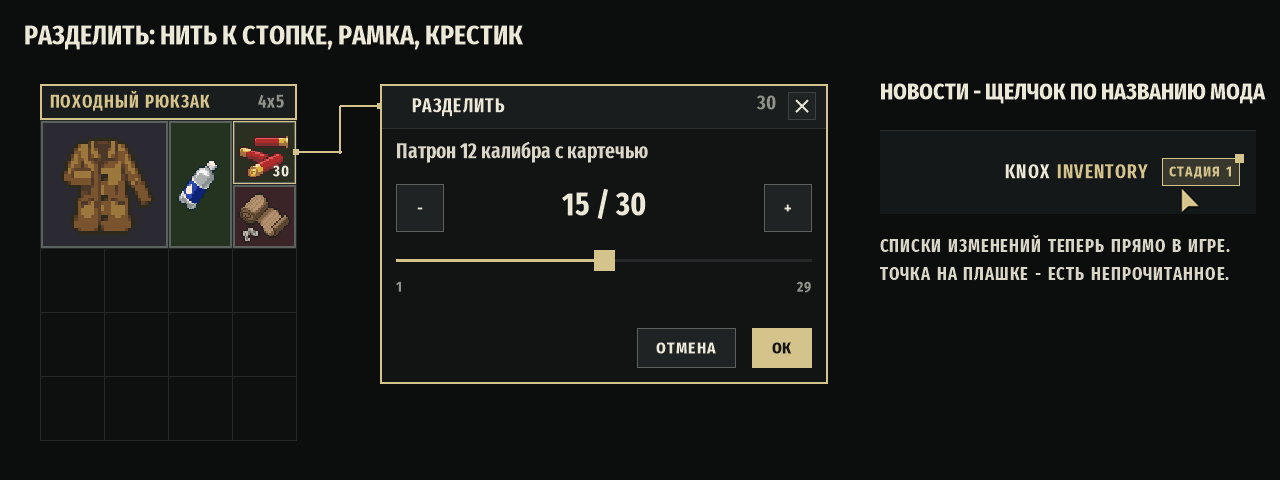
#> input picture 42/media/knox/news/u060_split_ru.png, 1280 x 480 px
$ python make_road_previews.py
#> lines starting #> are read from the running program, lines starting #| are printed output that depends on the picture; after the words box and inside, x2 and y2 are one past the last pixel; in counts of white or black regions, pixels touching at a corner belong together
# Road-card previews made for the frame (206 x 86 at 1080p; drawn 2x: 412 x 172).
# Each is the update's key element cut from its own news picture, set whole in the
# middle with air round it, its edges eased into Knox's dark with the sand grid -
# not a picture cropped to fill. A photo (the camp) fills the frame instead.
# (from the mockup's make_previews.py; the author's crops, 2026-10-25. The _en pictures
# lie as the _ru ones, so the same boxes serve both.)
#   python tools/make_road_previews.py   -> 42/media/knox/news/road/road_<name>_<lang>.png
import sys, os
from PIL import Image, ImageDraw, ImageFilter

HERE = os.path.dirname(os.path.abspath(__file__))
MOD = os.path.dirname(HERE)
SRC = os.path.join(MOD, '42', 'media', 'knox', 'news')
OUT = os.path.join(SRC, 'road')
CAMP = os.path.join(HERE, 'art', 'screen_camp_three.png')
os.makedirs(OUT, exist_ok=True)
W, H = 412, 172
CELL = (14, 16, 16)
SAND = (212, 195, 138)

# name: (source, crop box x0,y0,x1,y1, mode)
P = {
    'u060': ('u060_split_ru.png', (40, 82, 830, 386), 'fit'),
    'u070': ('u070_tv_ru.png', (50, 140, 700, 505), 'fit'),
    'u080': ('screen_camp_three.png', None, 'photo'),
    'u090': ('u090_sizes_ru.png', (40, 78, 1124, 498), 'fit'),
    'u098': ('u098_sort_ru.png', (40, 85, 925, 470), 'fit'),
    'u0987': ('u0987_sound_ru.png', (40, 85, 1102, 533), 'fit'),
    'r10': ('r10_rigs_ru.png', (66, 88, 790, 520), 'fit'),
    'b3': ('b3_art_ru.png', (62, 178, 598, 344), 'fit'),  # the dashboard as it is now (beta 3): the sedan's gauges and key
    'g1': ('g1_banner_ru.png', (480, 0, 880, 204), 'fit'),
    'x1': ('x1_banner_ru.png', (425, 0, 881, 204), 'fit'),
    'e1': ('e1_bags_ru.png', (36, 88, 789, 444), 'fit'),
}

def backdrop():
    im = Image.new('RGB', (W, H), CELL)
    d = ImageDraw.Draw(im, 'RGBA')
    for x in range(0, W, 24):
        d.line([(x, 0), (x, H)], fill=SAND + (12,))
    for y in range(4, H, 24):
        d.line([(0, y), (W, y)], fill=SAND + (12,))
    return im

def feather(size, r):
    # an alpha mask: solid in the middle, eased to nothing over r px at every edge
    w, h = size
    m = Image.new('L', (w, h), 0)
    ImageDraw.Draw(m).rectangle([r, r, w - 1 - r, h - 1 - r], fill=255)
    return m.filter(ImageFilter.GaussianBlur(r / 2))

def vignette(im, strength):
    m = Image.new('L', (W, H), 0)
    ImageDraw.Draw(m).ellipse([-W * 0.25, -H * 0.6, W * 1.25, H * 1.6], fill=255)
    m = m.filter(ImageFilter.GaussianBlur(40))
    dark = Image.new('RGB', (W, H), CELL)
    return Image.composite(im, Image.blend(im, dark, strength), m)

for lang in ('ru', 'en'):
    for name, (src, box, mode) in P.items():
        src = src.replace('_ru.', '_' + lang + '.')
        im = Image.open(CAMP if mode == 'photo' else os.path.join(SRC, src)).convert('RGB')
        if mode == 'photo':
            # fills the frame: the heroes round the fire
            tw = im.width * 0.66
            th = tw * H / W
            cx, cy = 760, 360
            part = im.crop((int(cx - tw / 2), int(cy - th / 2), int(cx + tw / 2), int(cy + th / 2))).resize((W, H), Image.LANCZOS)
            out = vignette(part, 0.55)
        else:
            part = im.crop(box)
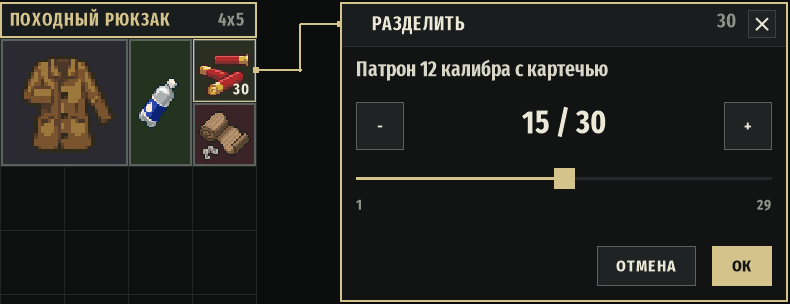
#> part: PIL image 790x304 RGB; mean R, G, B 35.9, 36.1, 32.3
            pad = 12
            k = min((W - pad * 2) / part.width, (H - pad * 2) / part.height)
#> k = 0.487
            part = part.resize((max(1, round(part.width * k)), max(1, round(part.height * k))), Image.LANCZOS)
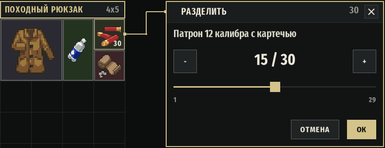
#> part: PIL image 385x148 RGB; mean R, G, B 35.9, 36.1, 32.3
            out = backdrop()
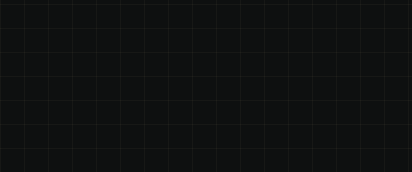
#> out: PIL image 412x172 RGB; mean R, G, B 14.8, 16.7, 16.5
            x, y = (W - part.width) // 2, (H - part.height) // 2
#> x = 13; y = 12
            out.paste(part, (x, y), feather(part.size, 5))
#> in feather, `m = Image.new('L', (w, h), 0)`: m: PIL image 385x148 L; every value is 0
#> in feather, `ImageDraw.Draw(m).rectangle([r, r, w - 1 - r, h - 1 - r], fill=255)`:
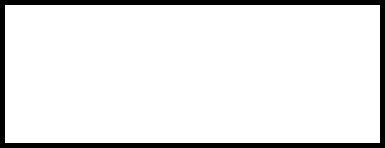
#> m: PIL image 385x148 L; 90.8% white; 1 black region, box (x1, y1, x2, y2) and area: (0, 0, 385, 148) 5230
#> in feather, `return m.filter(ImageFilter.GaussianBlur(r / 2))`:
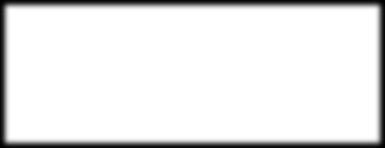
#> returned value: PIL image 385x148 L; min 0, max 255, mean 231.5
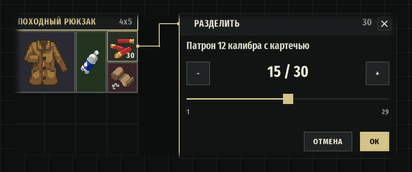
#> out: PIL image 412x172 RGB; mean R, G, B 29.4, 30.1, 27.6
            out = vignette(out, 0.35)
#> in vignette, `m = Image.new('L', (W, H), 0)`: m: PIL image 412x172 L; every value is 0
#> in vignette, `ImageDraw.Draw(m).ellipse([-W * 0.25, -H * 0.6, W * 1.25, H * 1.6], fi..`: m: PIL image 412x172 L; every value is 255
        out.save(os.path.join(OUT, 'road_%s_%s.png' % (name, lang)))
        print(name, lang, part.size)
#| u060 ru (385, 148)
#> (the run stopped early here; a loop or call above may not have finished)

$ run again, with 42/media/knox/news/b3_music_en.png copied over 42/media/knox/news/u060_split_ru.png
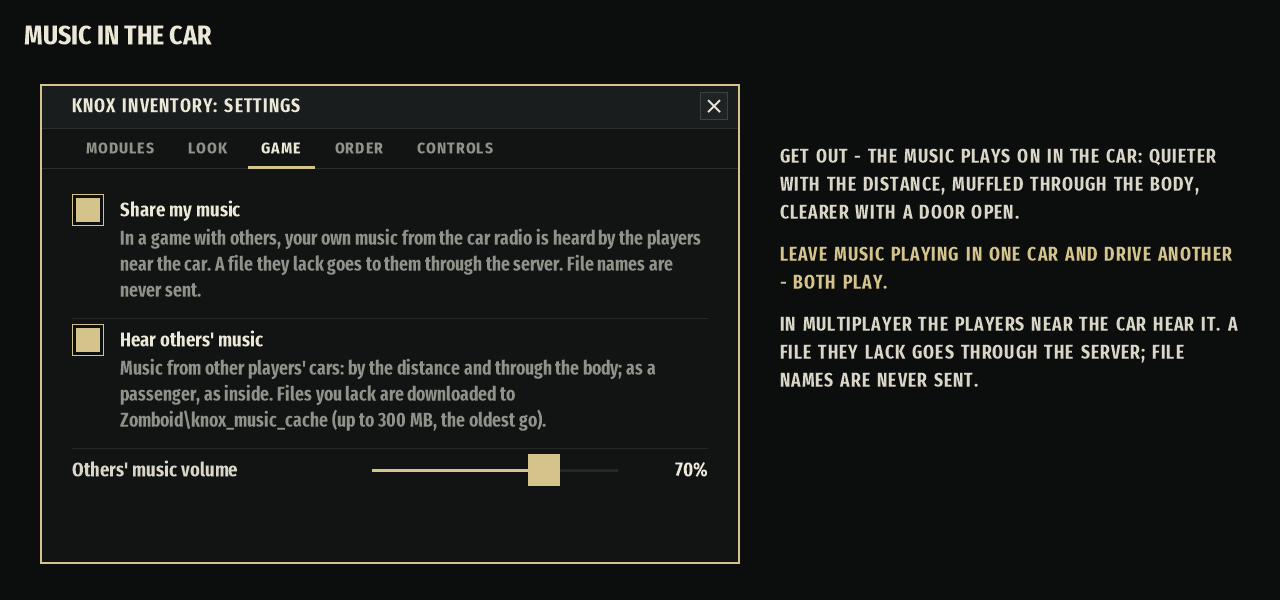
#> input picture 42/media/knox/news/b3_music_en.png, 1280 x 600 px
#> `part = part.resize((max(1, round(part.width * k)), max(1, round(part.h..`:
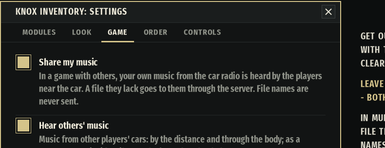
#> part: PIL image 385x148 RGB; mean R, G, B 33.4, 35.1, 33.1
#> `out.paste(part, (x, y), feather(part.size, 5))`:
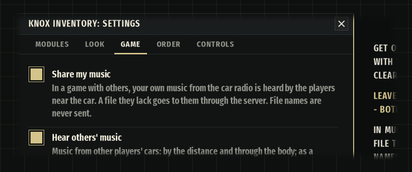
#> out: PIL image 412x172 RGB; mean R, G, B 27.5, 29.4, 28.2
#| u060 ru (385, 148)

$ run again, with 42/media/knox/news/b3_radio_ru.png copied over 42/media/knox/news/u060_split_ru.png
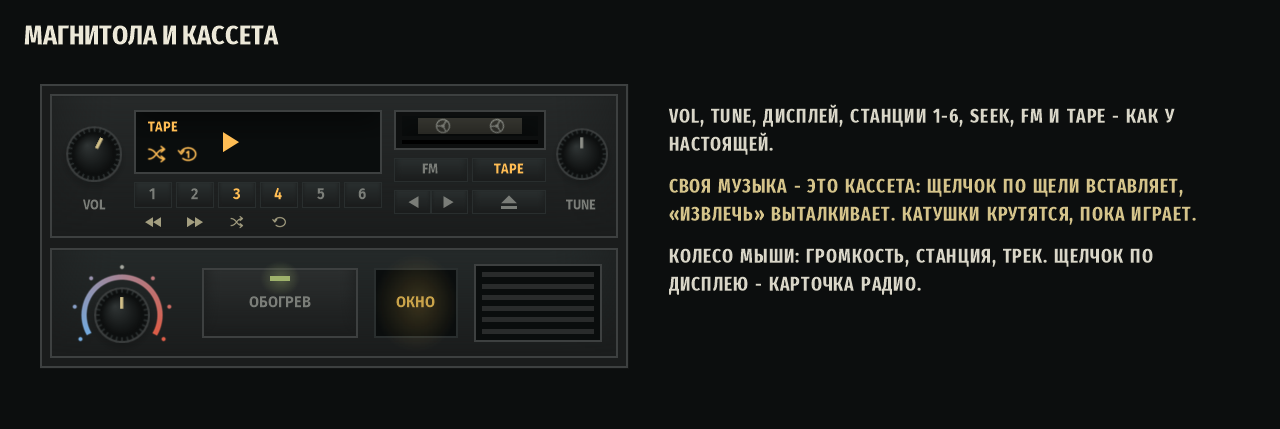
#> input picture 42/media/knox/news/b3_radio_ru.png, 1280 x 429 px
#> `part = part.resize((max(1, round(part.width * k)), max(1, round(part.h..`:
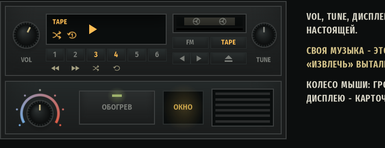
#> part: PIL image 385x148 RGB; mean R, G, B 31.6, 33.4, 32
#> `out.paste(part, (x, y), feather(part.size, 5))`:
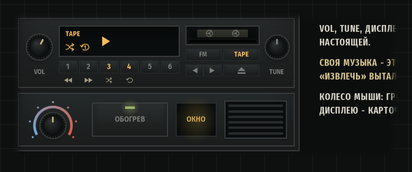
#> out: PIL image 412x172 RGB; mean R, G, B 27.7, 29.5, 28.3
#| u060 ru (385, 148)
